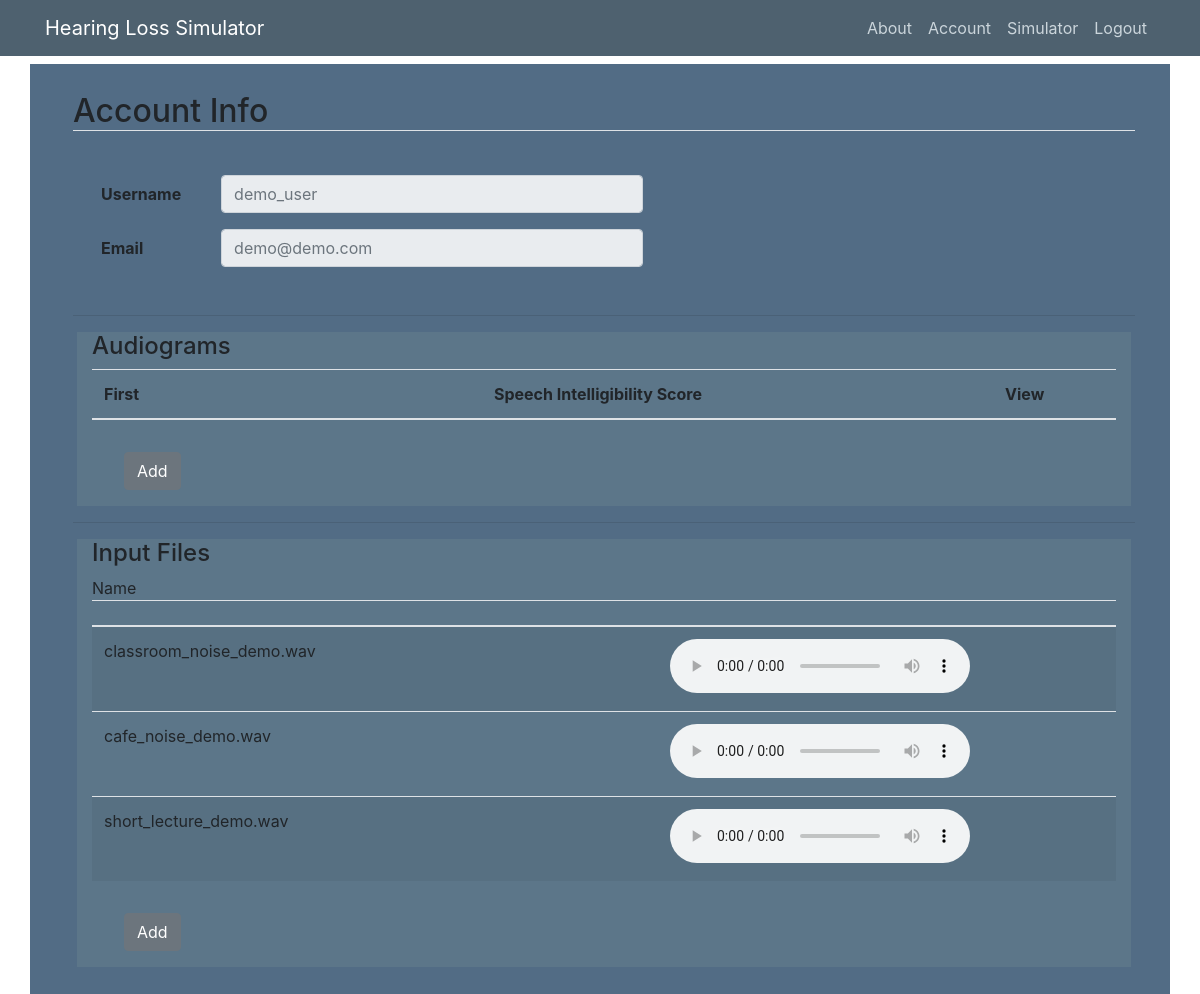
Page /account (signed in) on the committed database.
### hls_webapp/models.py (models this page shows, shortened)
class User(db.Model, UserMixin):
    __tablename__ = 'user'
    id = db.Column(db.Integer, primary_key=True)
    username = db.Column(db.String(20), unique=True, nullable=False)
    email = db.Column(db.String(120), unique=True, nullable=False)
    password = db.Column(db.String(60), nullable=False)
    sound_files_in = db.relationship(
        'SoundFileIn', backref=db.backref('user'))
    sim_data = db.relationship(
        'DecibelLoss', backref=db.backref('user'))

class SoundFileIn(db.Model):
    __tablename__ = 'sound_file_in'
    id = db.Column(db.Integer, primary_key=True, autoincrement=True)
    file_name = db.Column(db.String(120), nullable=False,
                          default='default_audio.wav')
    user_id = db.Column(db.Integer, db.ForeignKey('user.id'), nullable=False)

### hls_webapp/users/routes.py (the view)
@users.route("/account", methods=['GET'])
@login_required
def account():
    audiograms = DecibelLoss.query.filter_by(user_id=current_user.id)
    choices_audiogram = [(g.id, g.audiogram_name, g.compress)
                         for g in audiograms]
    sound_files = SoundFileIn.query.filter_by(user_id=current_user.id)
    choices_audio = [(g.id, g.file_name) for g in sound_files]
    path_in = "static/audio_files_in/"
    return render_template('account.html', title='Account', choices_audiogram=choices_audiogram, choices_audio=choices_audio, path_in=path_in)

### hls_webapp/models.py (called while the page is built)
@login_manager.user_loader
def load_user(user_id):
    return User.query.get(int(user_id))

### hls_webapp/templates/account.html (shortened to what this page needs)
{% extends "layout.html" %}
{% block content %}
<div class="d-md-flex flex-md-equal w-100 m-1 p-3">
    <div class="container">
        <div class="row">
            <div class="col-md-12">
                <h2 class="border-bottom mb-4">Account Info</h2>
            </div>
        </div>
        <div class="row m-1">
            <div class="col-md-9">
                <form>
                    <div class="form-group row">
                        <label for="staticUsername" class="col-sm-2 col-form-label pr-md-1 pl-md-4">Username</label>
                        <div class="col-sm-7">
                            <input type="text" readonly class="form-control" id="staticUsername"
                                placeholder="{{current_user.username}}">
                        </div>
                    </div>
                    <div class="form-group row">
                        <label for="staticEmail" class="col-sm-2 col-form-label pr-md-1 pl-md-4">Email</label>
                        <div class="col-sm-7">
                            <input type="text" readonly class="form-control" id="staticEmail"
                                placeholder="{{current_user.email}}">
                        </div>
                    </div>
                </form>
            </div>
        </div>
        <hr />
        <div class="row m-1">
            <div class="col-12 bg-steel-light">
                <h4>Audiograms</h4>
                <table class="table table-striped">
                    <thead>
                        <tr>
                            <th scope="Name">First</th>
                            <th scope="col" style="text-align: center;">Speech Intelligibility Score</th>
                            <th scope="col" style="text-align: center;">View</th>
                        </tr>
                    </thead>
                </table>
                <form action="{{url_for('users.user_audiogram', username=current_user.username)}}"
                    style="padding-left: 2rem;">
                    <input class="btn btn-secondary" type="submit" value="Add" />
                </form>
            </div>
        </div>
        <hr />
        <div class="row m-1">
            <div class="col-12 bg-steel-light">
                <h4>Input Files</h4>
                <table class="table table-striped">
                    <thead>
                        <tr>
                            <th scope="Name"></th>Name</th>
                            <th scope="col" style="text-align: center;"></th>
                        </tr>
                    </thead>
                    <tbody>
                        {% for g in choices_audio %}
                        <tr>
                            <td>{{ g[1] }}</td>
                            <td style="text-align: center;">
                                <audio id="sound_table" controls>
                                    <source src="{{'/' + path_in + g[1]}}" type="audio/wav" />
                                </audio>
                            </td>
                        </tr>
                        {% endfor %}
                    </tbody>
                </table>
                <form action="{{url_for('users.user_inputfile', username=current_user.username)}}"
                    style="padding-left: 2rem;">
                    <input class="btn btn-secondary" type="submit" value="Add" />
                </form>
            </div>
        </div>
    </div>
</div>
{% endblock content %}

### hls_webapp/static/main.css (style rules this page uses)
tbody { width: 100%; }
.bg-steel-light { background-color: #5c7689; }
label { color: #212529; font-weight: bold; padding: 0px; }
form { padding: 1rem; padding-left: 0px; }
table { text-align: left; background-color: inherit; }

### rows in the picture
User: username "demo_user", email "demo@demo.com"
SoundFileIn: file_name "classroom_noise_demo.wav"
SoundFileIn: file_name "cafe_noise_demo.wav"
SoundFileIn: file_name "short_lecture_demo.wav"
